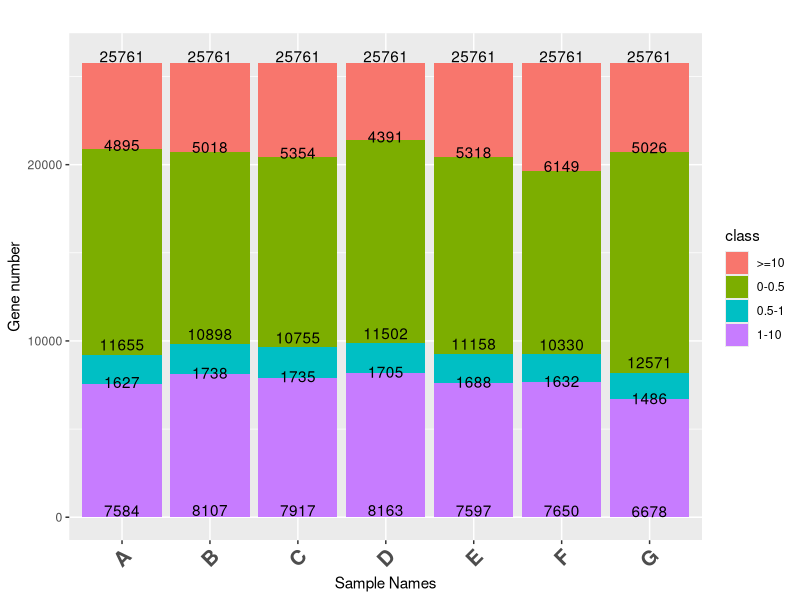
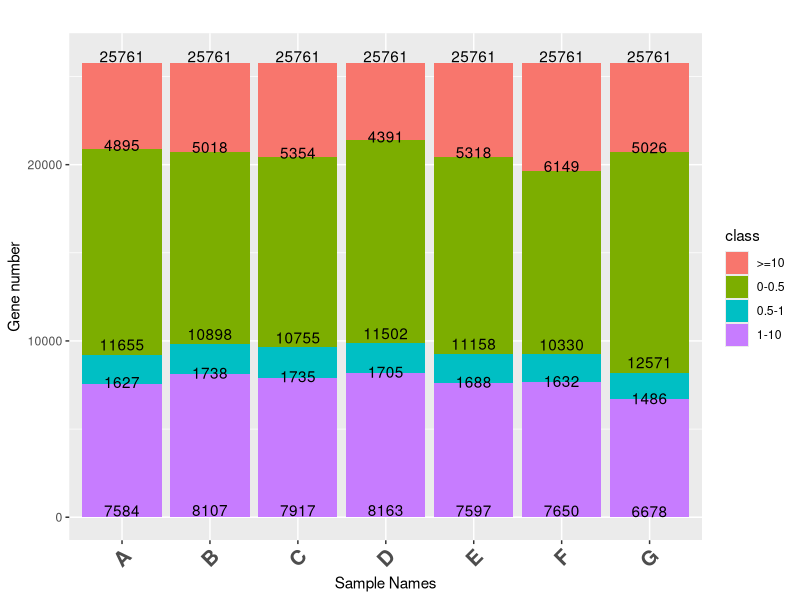

The R source for these figures, in order:
library(ggplot2)
setwd("D:\\Rscript\\example")

data = read.table("bar_stacked_input.tsv",header=T,sep="\t",check.names=F)

#对样本和物种的因子排序，设置为表格导入时的顺序

#sorder = factor(data$sample,levels=unique(data$sample),order=TRUE)
#porder = factor(data$class,levels=unique(data$class),order=TRUE)

#以样本为横坐标，丰度值为纵坐标，分类fill 颜色，绘制堆叠图，包括数字显示
#P <- ggplot(data=data,aes(x=sorder,y=value,fill=porder))  + 
P <- ggplot(data=data,aes(x=sample,y=value,fill=class))  +
  geom_bar(stat="identity",position="stack") + scale_color_manual(values = c("#00468B","#ED0000","#42B540","#0099B4"),) +
  labs(x="Sample Names",y="Gene number",fill="class",title="") +
 # geom_text(size = 3, position = position_stack(vjust = 0.5)) +
  #geom_text(aes(x = sample, label = value),position = "fill") +
  geom_text(aes(x = sample, y = value, label = value, group = class), position = position_stack(vjust = .05)) +
  #http://cn.voidcc.com/question/p-mywqjccf-h.html
  stat_summary(fun = sum, aes(label = after_stat(y), group = sample), geom = "text",position = position_stack(vjust = 1.015)) +
  # https://qa.1r1g.com/sf/ask/2718710711/
  theme(axis.text.x=element_text(angle=45,vjust=1,hjust=1,face="bold",size=15)) #设置横坐标的角度

ggsave('bar_stacked.png',,plot=P, height=12, width=12, units="in",dpi=600)
ggsave('bar_stacked.pdf',plot=P, height=12, width=12, units="in",dpi=600)
